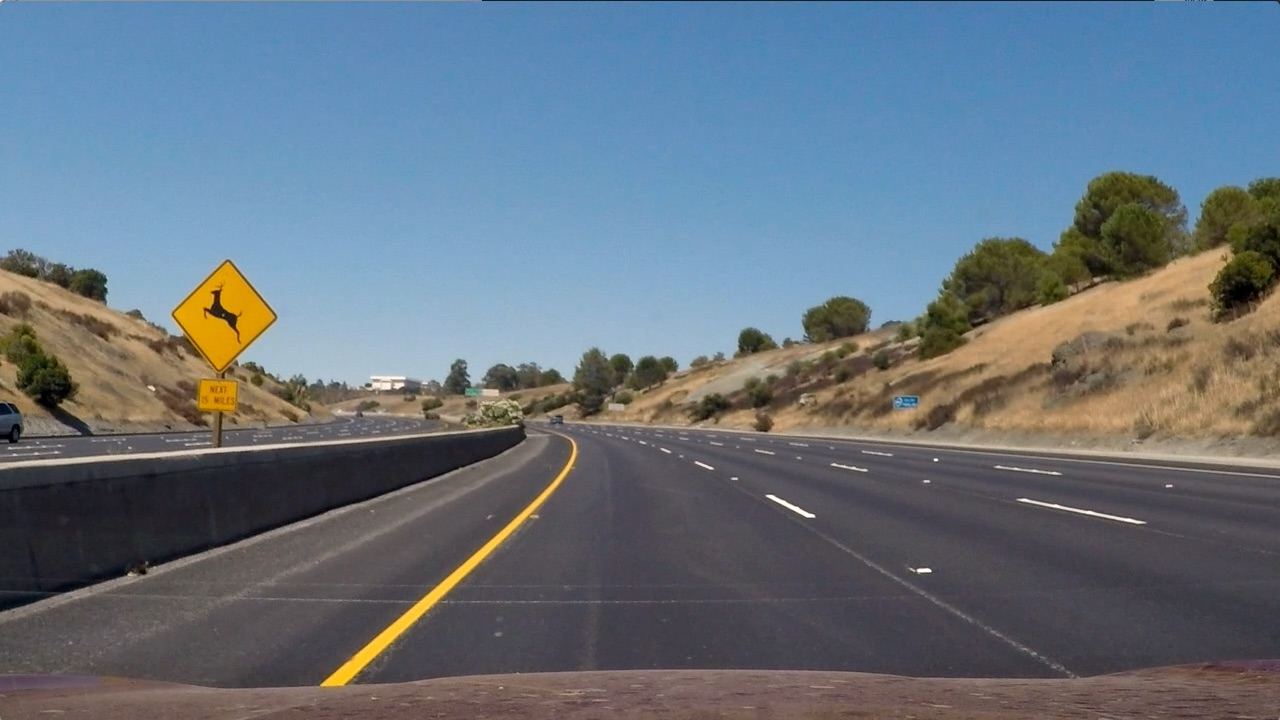
#> input picture test_images/test2.jpg, 1280 x 720 px; the run also reads 1 picture not shown here
$ jupyter execute --allow-errors Untitled.ipynb   (older library calls are emulated)
#> lines starting #> are read from the running program, lines starting #| are printed output that depends on the picture; after the words box and inside, x2 and y2 are one past the last pixel; in counts of white or black regions, pixels touching at a corner belong together
# Advanced Lane Finding

## Input Modules

[cell 1]
import numpy as np
import cv2
import glob
import matplotlib.pyplot as plt
import matplotlib.image as mpimg

import collections

# For Displaying/Viewing/Editing video on Ipython console
from moviepy.editor import VideoFileClip
from IPython.display import HTML
import pickle

## Step 1. Camera Calibration

[cell 2]
import os
calibration_pickle = './camera_cal/calib_data.pkl'
image_dir = 'camera_cal/calibration*.jpg'
def calibrateCamera():
    nx,ny = 9,6
    if os.path.isfile(calibration_pickle):
        with open(calibration_pickle,'rb') as pkl:
#> (reads camera_cal/calib_data.pkl from the repository)
            retflags, mtx, dist, rvecs, tvecs = pickle.load(pkl)
            return retflags, mtx, dist, rvecs, tvecs

    # Prepare object points like (0,0,0), (1,0,0), (2,0,0), ... (8,5,0)
    objp = np.zeros((nx*ny,3),np.float32)
    objp[:,:2] = np.mgrid[0:nx,0:ny].T.reshape(-1,2)

    # Create Lists to store object points and image points from all the images
    objpoints = [] # 3d points of object in real world co-ordinates
    imgpoints = [] # 2d points of projected image in camera co-ordinates

    # Get the list of image files
    images = glob.glob(image_dir)

    for idx, fname in enumerate(images):
        img = mpimg.imread(fname)
        gray = cv2.cvtColor(img,cv2.COLOR_RGB2GRAY)

        #Find chessboard corners
        retflags, corners = cv2.findChessboardCorners(gray, (nx, ny), None)

        # If corner found, then add to object and image points
        if retflags == True:
            objpoints.append(objp)
            imgpoints.append(corners)

            # Draw and display the corners
            cv2.drawChessboardCorners(img, (nx,ny), corners, retflags)
            plt.imshow(img)
            plt.show()

    retflags, mtx, dist, rvecs, tvecs = cv2.calibrateCamera(objpoints,imgpoints, (gray.shape[1], gray.shape[0]), None, None)
    with open(calibration_pickle,'wb') as pkl_dump:
        pickle.dump((retflags, mtx, dist, rvecs, tvecs), pkl_dump)

    return retflags, mtx, dist, rvecs, tvecs


def undistort(img, mtx, dist):
    frame_undistorted = cv2.undistort(img, mtx, dist, newCameraMatrix=mtx)
    return frame_undistorted

## Test Undistortion

[cell 3]
ret, mtx, dist, rvecs, tvecs = calibrateCamera()
img = mpimg.imread('test_images/test2.jpg')
#> img is the input picture: shape (720, 1280, 3); mean R, G, B 102.8, 114.6, 125.5
img_undistorted = undistort(img, mtx, dist)
#> (the rest of this cell did not finish here and is left out)

## Processing Images and Finding Edges

[cell 4]
def equializeThreshGray(img):
    gray = cv2.cvtColor(img,cv2.COLOR_BGR2GRAY)
    eq_gray = cv2.equalizeHist(gray)
    _, thimg = cv2.threshold(eq_gray, thresh=250, maxval= 255, type=cv2.THRESH_BINARY)
    return thimg


# [11 lines left out: function sobelImg, not called in this run]

def sobelMagnitude(img, thresh_min=75, thresh_max=255, sobel_kernel=11):
    grayImg = cv2.cvtColor(img, cv2.COLOR_BGR2GRAY)
    sobelx = np.absolute(cv2.Sobel(grayImg, cv2.CV_64F, 1, 0, ksize=sobel_kernel))
    sobely = np.absolute(cv2.Sobel(grayImg, cv2.CV_64F, 0, 1, ksize=sobel_kernel))
    gradmag = np.sqrt(sobelx**2 + sobely**2)
    scaled_gradmag = np.uint8(255*gradmag/np.max(gradmag))
    gradmag_binary = np.zeros_like(scaled_gradmag)
    gradmag_binary[(scaled_gradmag >= thresh_min) & (scaled_gradmag <= thresh_max)] = 1
    return gradmag_binary


def hsvThres(img, thresh_min , thresh_max ):
    hls = cv2.cvtColor(img, cv2.COLOR_BGR2HSV)
    mask_gt = np.all(hls>thresh_min, axis=2)
    mask_lt = np.all(hls<thresh_max, axis=2)
    hsv_mask = np.logical_and(mask_gt, mask_lt)
    return hsv_mask


#Now make the main image processing pipeline


def binariseImage(img, displayImages=True):
    h, w, c = img.shape
    hls_min, hls_max = ([0,70,70], [50, 255, 255])


    binary_mask = np.zeros((h, w), dtype = np.uint8)
    # First detect yellow lines
    s_mask = hsvThres(img, hls_min,hls_max)

    binary_mask = np.logical_or(binary_mask,s_mask)


    # now detect white lines by thresholding equialised frame

    white_mask = equializeThreshGray(img)
    binary_mask = np.logical_or(binary_mask, white_mask)

    # get sobel max
    sob_min, sob_max = 75, 255
    # Now do a red channel thresholding
    sob_mask = sobelMagnitude(img, thresh_min=75, thresh_max=255, sobel_kernel=9)
    binary_mask = np.logical_or(binary_mask, sob_mask)


    # Now do a simple dilate then erode to fill holes, to keep lines continuous
    kernel = np.ones((5, 5), np.uint8)
    closing = cv2.morphologyEx(binary_mask.astype(np.uint8), cv2.MORPH_CLOSE, kernel)

    print("closing type = %s" %str(closing.dtype))
    if displayImages==True:
        fig, ax = plt.subplots(2, 3,figsize=(15,6))
        fig.tight_layout()
        ax[0, 0].imshow(cv2.cvtColor(img, cv2.COLOR_BGR2RGB))

        ax[0, 0].set_title('input_frame')

        ax[0, 0].set_axis_bgcolor('red')
        ax[0, 1].imshow(white_mask, cmap='gray')


        ax[0, 2].imshow(s_mask, cmap='gray')
        ax[0, 2].set_title('yellow mask')


        ax[1, 0].imshow(sob_mask, cmap='gray')
        ax[1, 0].set_title('sobel mask')


        ax[1, 1].imshow(binary_mask, cmap='gray')
        ax[1, 1].set_title('Final Binary mask')


        ax[1, 2].imshow(closing, cmap='gray')
        ax[1, 2].set_title('after filling')
        plt.show()
    return closing

## Testing the edge detection pipeline

[cell 5]
test_images = glob.glob('test_images/*.jpg')

img = cv2.imread("test_images/test2.jpg")
#> (the rest of this cell did not finish here and is left out)

#> in hsvThres, `mask_gt = np.all(hls>thresh_min, axis=2)`:
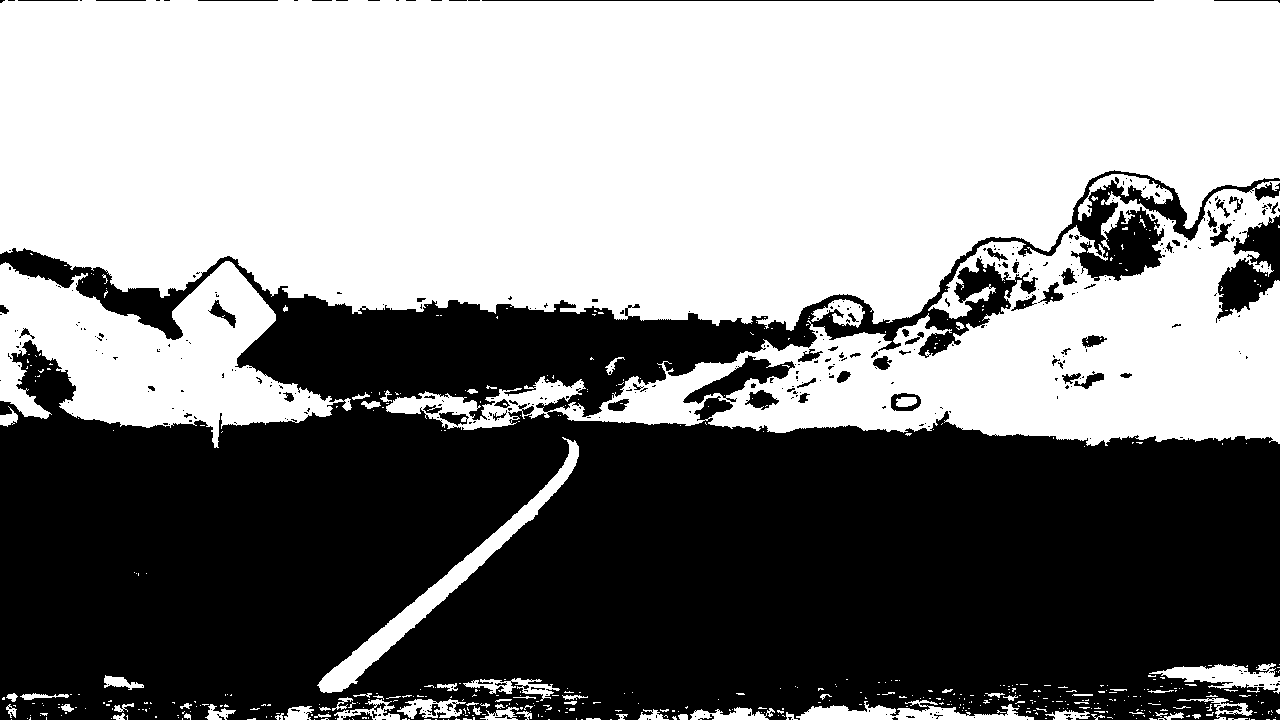
#> mask_gt: shape (720, 1280) bool; 53% white; 412 black regions (347 under 20 px), largest, box (x1, y1, x2, y2) and area: (0, 170, 1280, 720) 420376, (1216, 215, 1280, 323) 3399, (683, 355, 795, 404) 1749
#| closing type = uint8

# Perspective Transform

[cell 6]
def perspectiveTransform(img, displayImages=True, showQuad=True):
    h,w = img.shape[:2]
    src_pts = np.float32([[0, h-30],[w,h-30],[540,450],[750,450]])
    dst_pts = np.float32([[0,h],[w,h],[0,0],[w,0]])
    M = cv2.getPerspectiveTransform(src_pts, dst_pts)
    Minv = cv2.getPerspectiveTransform(dst_pts,src_pts)
    warped_img = cv2.warpPerspective(img, M, (w,h), flags = cv2.INTER_LINEAR)


    if displayImages==True:
        fig, (ax1,ax2) = plt.subplots(1,2,figsize=(15,9))
        fig.tight_layout()
        ax1.imshow(img, cmap='gray')
        ax1.set_title(" original image")
        ax2.imshow(warped_img, cmap='gray')
        ax2.set_title(" warped image- bird'seye view")
        plt.show()
    return warped_img, M, Minv

# show result on test images
# for test_img in glob.glob('test_images/*.jpg'):

test_img = "test_images/test4.jpg"
img = mpimg.imread(test_img)
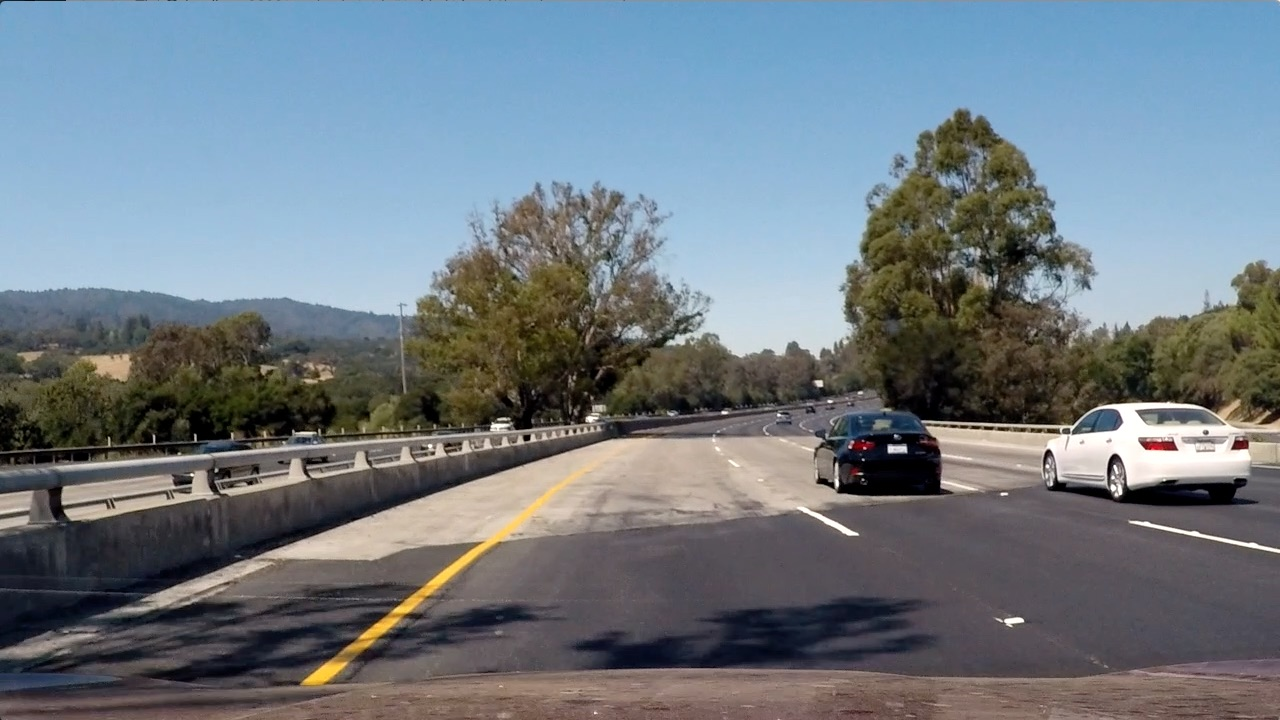
#> input picture test_images/test4.jpg, 1280 x 720 px
#> img is the input picture: shape (720, 1280, 3); mean R, G, B 112.2, 122.7, 130.9
img_undistorted = undistort(img, mtx, dist)
img_binary = binariseImage(img_undistorted,displayImages=False)
#| closing type = uint8
#> (the rest of this cell did not finish here and is left out)

print(img_binary.shape)

## Now do the sliding window fitting part

[cell 7]
ym_per_pix = 30 / 720   # meters per pixel in y dimension
xm_per_pix = 3.7 / 700  # meters per pixel in x dimension
time_window = 15        # results are averaged over this number of frames

[cell 8]
def sliding_window_polyfit(img):
    # Take a histogram of the bottom half of the image
    histogram = np.sum(img[img.shape[0]//2:,:], axis=0)
    # Find the peak of the left and right halves of the histogram
    # These will be the starting point for the left and right lines
    midpoint = np.int(histogram.shape[0]//2)
    quarter_point = np.int(midpoint//2)
    # Previously the left/right base was the max of the left/right half of the histogram
    # this changes it so that only a quarter of the histogram (directly to the left/right) is considered
    leftx_base = np.argmax(histogram[quarter_point:midpoint]) + quarter_point
    rightx_base = np.argmax(histogram[midpoint:(midpoint+quarter_point)]) + midpoint

    #print('base pts:', leftx_base, rightx_base)

    # Choose the number of sliding windows
    nwindows = 10
    # Set height of windows
    window_height = np.int(img.shape[0]/nwindows)
    # Identify the x and y positions of all nonzero pixels in the image
    nonzero = img.nonzero()
    nonzeroy = np.array(nonzero[0])
    nonzerox = np.array(nonzero[1])
    # Current positions to be updated for each window
    leftx_current = leftx_base
    rightx_current = rightx_base
    # Set the width of the windows +/- margin
    margin = 80
    # Set minimum number of pixels found to recenter window
    minpix = 40
    # Create empty lists to receive left and right lane pixel indices
    left_lane_inds = []
    right_lane_inds = []
    # Rectangle data for visualization
    rectangle_data = []

    # Step through the windows one by one
    for window in range(nwindows):
        # Identify window boundaries in x and y (and right and left)
        win_y_low = img.shape[0] - (window+1)*window_height
        win_y_high = img.shape[0] - window*window_height
        win_xleft_low = leftx_current - margin
        win_xleft_high = leftx_current + margin
        win_xright_low = rightx_current - margin
        win_xright_high = rightx_current + margin
        rectangle_data.append((win_y_low, win_y_high, win_xleft_low, win_xleft_high, win_xright_low, win_xright_high))
        # Identify the nonzero pixels in x and y within the window
        good_left_inds = ((nonzeroy >= win_y_low) & (nonzeroy < win_y_high) & (nonzerox >= win_xleft_low) & (nonzerox < win_xleft_high)).nonzero()[0]
        good_right_inds = ((nonzeroy >= win_y_low) & (nonzeroy < win_y_high) & (nonzerox >= win_xright_low) & (nonzerox < win_xright_high)).nonzero()[0]
        # Append these indices to the lists
        left_lane_inds.append(good_left_inds)
        right_lane_inds.append(good_right_inds)
        # If you found > minpix pixels, recenter next window on their mean position
        if len(good_left_inds) > minpix:
            leftx_current = np.int(np.mean(nonzerox[good_left_inds]))
        if len(good_right_inds) > minpix:
            rightx_current = np.int(np.mean(nonzerox[good_right_inds]))

    # Concatenate the arrays of indices
    left_lane_inds = np.concatenate(left_lane_inds)
    right_lane_inds = np.concatenate(right_lane_inds)

    # Extract left and right line pixel positions
    leftx = nonzerox[left_lane_inds]
    lefty = nonzeroy[left_lane_inds]
    rightx = nonzerox[right_lane_inds]
    righty = nonzeroy[right_lane_inds]

    left_fit, right_fit = (None, None)
    # Fit a second order polynomial to each
    if len(leftx) != 0:
        left_fit = np.polyfit(lefty, leftx, 2)
    if len(rightx) != 0:
        right_fit = np.polyfit(righty, rightx, 2)

    visualization_data = (rectangle_data, histogram)

    return left_fit, right_fit, left_lane_inds, right_lane_inds, visualization_data
print('...')

[cell 9]
exampleImg = mpimg.imread('test_images/test2.jpg')
exampleImg_undistorted = undistort(exampleImg, mtx, dist)
exampleImg_binary = binariseImage(exampleImg_undistorted,displayImages=False)
#> in equializeThreshGray (call 3), `eq_gray = cv2.equalizeHist(gray)`:
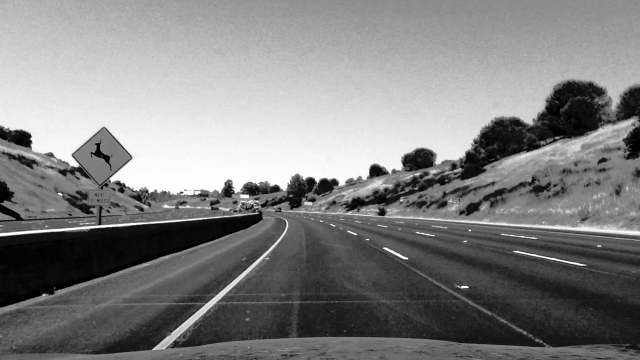
#> eq_gray: shape (720, 1280) (shown at 1/2 size); min 0, max 255, mean 128.6
#> call 3 of sobelMagnitude, with thresh_min = 75, thresh_max = 255, sobel_kernel = 9
#> in sobelMagnitude (call 3), `sobely = np.absolute(cv2.Sobel(grayImg, cv2.CV_64F, 0, 1, ksize=sobel_..`:
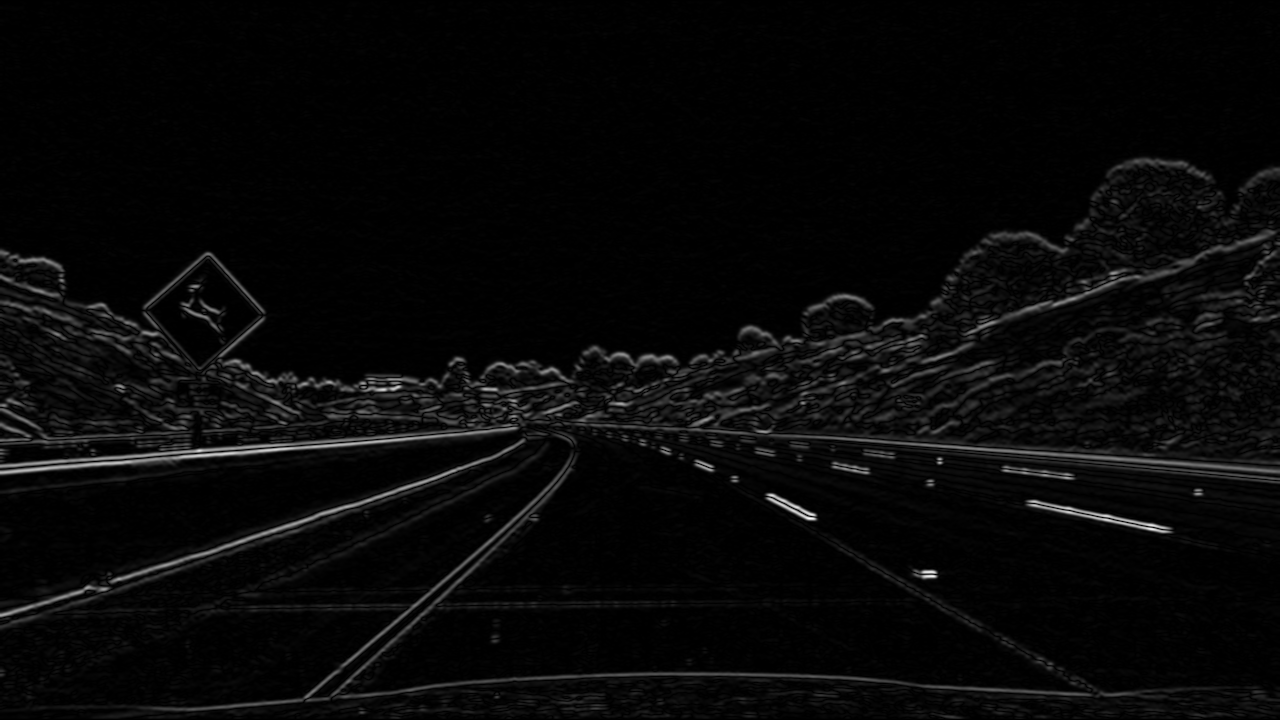
#> sobely: shape (720, 1280) float64; min 0, max 1560349, mean 52801.5; drawn with min black and max white
#| closing type = uint8
img_birdeye, M, Minv = perspectiveTransform(exampleImg_binary,False)
#> M = [[-0.713, -1.6, 1106.3], [0, -2.14, 962], [0, -0.00248, 1]]; Minv = [[0.164, -0.75, 540], [0, -0.468, 450], [0, -0.00116, 1]]


left_fit, right_fit, left_lane_inds, right_lane_inds, visualization_data = sliding_window_polyfit(img_birdeye)
#> in sliding_window_polyfit, `histogram = np.sum(img[img.shape[0]//2:,:], axis=0)`: histogram = 1280 values, max 354 at index 316, min 0 at index 0, mean 12.58
#> in sliding_window_polyfit, `leftx_base = np.argmax(histogram[quarter_point:midpoint]) + quarter_po..`: leftx_base = 340
#> in sliding_window_polyfit, `rightx_base = np.argmax(histogram[midpoint:(midpoint+quarter_point)]) ..`: rightx_base = 807
#> in sliding_window_polyfit, `nonzero = img.nonzero()`: nonzero = 41564 positions, rows 0 to 719, columns 186 to 1142
#> in sliding_window_polyfit, `leftx_current = leftx_base`: leftx_current = 340
#> in sliding_window_polyfit, `rightx_current = rightx_base`: rightx_current = 807
#> the loop in sliding_window_polyfit, `for window in range(nwindows):` made 10 passes
#> (win_xleft_low, win_xleft_high, win_xright_low, win_xright_high, leftx_current, rightx_current) on passes 1, 7, 8: (260, 420, 727, 887, 328, 811), (234, 394, 731, 891, 298, 884), (218, 378, 804, 964, 279, 906)
#> after the loop in sliding_window_polyfit, `for window in range(nwindows):`: left_lane_inds = 10 items; rectangle_data = 10 items, first 6: (648, 720, 260, 420, 727, 887), (576, 648, 248, 408, 731, 891), (504, 576, 250, 410, 731, 891), (432, 504, 252, 412, 731, 891), (360, 432, 251, 411, 731, 891), (288, 360, 244, 404, 731, 891); right_lane_inds = 10 items
#> in sliding_window_polyfit, `right_lane_inds = np.concatenate(right_lane_inds)`: right_lane_inds = 4183 values, max 41469 at index 94, min 9434 at index 263, mean 13870.9
#> in sliding_window_polyfit, `rightx = nonzerox[right_lane_inds]`: rightx = 4183 values, max 953 at index 4104, min 760 at index 0, mean 903.1
#> in sliding_window_polyfit, `righty = nonzeroy[right_lane_inds]`: righty = 4183 values, max 715 at index 91, min 145 at index 263, mean 200.8
#> in sliding_window_polyfit, `left_fit = np.polyfit(lefty, leftx, 2)`: left_fit = [-0.000428, 0.461, 209.6]
#> in sliding_window_polyfit, `right_fit = np.polyfit(righty, rightx, 2)`: right_fit = [-0.000489, 0.262, 873.4]
#> left_fit = [-0.000428, 0.461, 209.6]; right_fit = [-0.000489, 0.262, 873.4]

h = exampleImg.shape[0]
left_fit_x_int = left_fit[0]*h**2 + left_fit[1]*h + left_fit[2]
#> left_fit_x_int = 319.8
right_fit_x_int = right_fit[0]*h**2 + right_fit[1]*h + right_fit[2]
#> right_fit_x_int = 808.2
#print('fit x-intercepts:', left_fit_x_int, right_fit_x_int)

rectangles = visualization_data[0]
#> rectangles has the same summary as rectangle_data in sliding_window_polyfit
histogram = visualization_data[1]

# Create an output image to draw on and  visualize the result
out_img = np.uint8(np.dstack((exampleImg_binary, exampleImg_binary, exampleImg_binary))*255)
# Generate x and y values for plotting
ploty = np.linspace(0, exampleImg_binary.shape[0]-1, exampleImg_binary.shape[0] )
left_fitx = left_fit[0]*ploty**2 + left_fit[1]*ploty + left_fit[2]
#> left_fitx = 720 values, max 333.8 at index 539, min 209.6 at index 0, mean 301.6
right_fitx = right_fit[0]*ploty**2 + right_fit[1]*ploty + right_fit[2]
#> right_fitx = 720 values, max 908.4 at index 267, min 808.7 at index 719, mean 883.1
for rect in rectangles:
    print("yo")
# Draw the windows on the visualization image
    cv2.rectangle(out_img,(rect[2],rect[0]),(rect[3],rect[1]),(0,255,0), 2)
    cv2.rectangle(out_img,(rect[4],rect[0]),(rect[5],rect[1]),(0,255,0), 2)
#> this loop made 10 passes
#> (printed output is left out)
# Identify the x and y positions of all nonzero pixels in the image
nonzero = exampleImg_binary.nonzero()
#> nonzero = 399745 positions, rows 0 to 709, columns 0 to 1279
nonzeroy = np.array(nonzero[0])
nonzerox = np.array(nonzero[1])
out_img[nonzeroy[left_lane_inds], nonzerox[left_lane_inds]] = [255, 0, 0]
out_img[nonzeroy[right_lane_inds], nonzerox[right_lane_inds]] = [100, 200, 255]
cv2.imshow("windows",out_img)
cv2.waitKey()
plt.imshow(out_img)
#> (this line was passed over: IPython is not available in this run)
plt.plot(left_fitx, ploty, color='yellow')
#> (this line was passed over: IPython is not available in this run)
plt.plot(right_fitx, ploty, color='yellow')
#> (this line was passed over: IPython is not available in this run)
plt.xlim(0, 1280)
#> (this line was passed over: IPython is not available in this run)
plt.ylim(720, 0)
#> (this line was passed over: IPython is not available in this run)

print('...')

[cell 10]
# [114 lines left out: function sliding_windows, not called in this run]

[cell 11]
# [83 lines left out: function approx_by_previous_fits, not called in this run]

[cell 12]
# [38 lines left out: function blend_with_road, not called in this run]

[cell 13]
class Line:
    def __init__(self, buffer_len=15):

        # flag to mark if the line was detected the last iteration
        self.detected = False

        # polynomial coefficients fitted on the last iteration
        self.last_fit_pixel = None
        self.last_fit_meter = None

        # list of polynomial coefficients of the last N iterations
        self.recent_fits_pixel = collections.deque(maxlen=buffer_len)
        self.recent_fits_meter = collections.deque(maxlen=2 * buffer_len)

        self.radius_of_curvature = None

        # store all pixels coords (x, y) of line detected
        self.all_x = None
        self.all_y = None

    # [60 lines left out: functions update_line, draw, average_fit, curvature, curvature_meter, not called in this run]

[cell 14]
line_lt, line_rt = Line(buffer_len=10), Line(buffer_len=10)
img = cv2.imread("test_images/test5.jpg")
img_undistorted = undistort(img, mtx, dist)
#> (the rest of this cell did not finish here and is left out)

#| closing type = uint8
